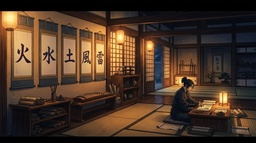
#> input picture src/assets/images/shinobi_character_creator_backdrop_1791702680560.jpg, 256 x 143 px, shrunk from 1376 x 768 before the run; its folder holds 2 pictures in this run
$ python blocks.py ../../../src/assets/images ../../../src/assets/images/shinobi_character_creator_backdrop_1791702680560.jpg ../../../src/assets/images/shinobi_character_creator_backdrop_1791702680560.jpg
#> lines starting #> are read from the running program, lines starting #| are printed output that depends on the picture; pictures that were not available may be replaced by others from this repository, and a replacement may not be noted
"""8x8 block colour difference (mean OKLab x100) of an 88 icon against his square box-reduced to 88.

usage: blocks.py <ref dir> <icon@2x.png> [id]
"""
import sys
import numpy as np
from PIL import Image

ref, icon = sys.argv[1], sys.argv[2]
jid = sys.argv[3] if len(sys.argv) > 3 else 'lightning_hound_raidon'


def oklab(a):
    a = a / 255.0
    l = np.where(a <= 0.04045, a / 12.92, ((a + 0.055) / 1.055) ** 2.4)
    R, G, B = l[..., 0], l[..., 1], l[..., 2]
    L_ = np.cbrt(0.4122214708 * R + 0.5363325363 * G + 0.0514459929 * B)
    M_ = np.cbrt(0.2119034982 * R + 0.6806995451 * G + 0.1073969566 * B)
    S_ = np.cbrt(0.0883024619 * R + 0.2817188376 * G + 0.6299787005 * B)
    return np.stack([0.2104542553 * L_ + 0.793617785 * M_ - 0.0040720468 * S_, 1.9779984951 * L_ - 2.428592205 * M_ + 0.4505937099 * S_, 0.0259040371 * L_ + 0.7827717662 * M_ - 0.808675766 * S_], -1)


def load(p):
    return np.asarray(Image.open(p).convert('RGB')).astype(float)
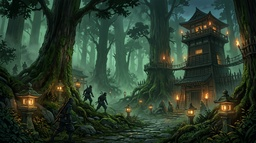
#> input picture src/assets/images/shinobi_campaign_forest_backdrop_1791702689788.jpg, 256 x 143 px, shrunk from 1376 x 768 before the run, given in place of shinobi_character_creator_backdrop_1791702680560.jpg.png, which was not available


def box(a, n):
    """area mean to n x n (exact coverage weights)."""
#> called with n = 88
    h, w = a.shape[:2]
#> h = 143; w = 256
    def wts(src, n):
#> called with src = 143, n = 88
        m = np.zeros((n, src))
        s = src / n
#> s = 1.62
        for i in range(n):
            x0, x1 = i * s, (i + 1) * s
            for j in range(int(np.floor(x0)), int(np.ceil(x1))):
                m[i, j] = min(x1, j + 1) - max(x0, j)
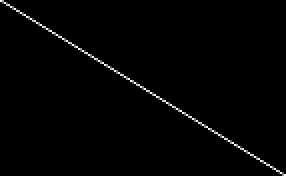
#> m: shape (88, 143) float64 (shown 2 times larger); min 0, max 1, mean 0.0114
        return m / m.sum(1, keepdims=True)
    Wy, Wx = wts(h, n), wts(w, n)
#> call 2 of wts, with src = 256, n = 88
#> after the loop in wts (call 2), `for i in range(n):`:
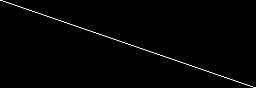
#> m: shape (88, 256) float64; min 0, max 1, mean 0.0114
    return np.einsum('yh,hwc,xw->yxc', Wy, a, Wx)
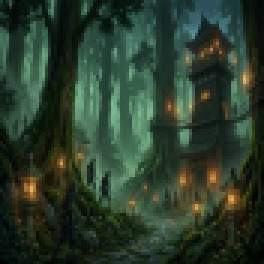
#> returned value: shape (88, 88, 3) float64 (shown 3 times larger); mean of channels 0, 1, 2 44, 61.7, 45.2; drawn as R, G, B


def blocks(a, b, k=8, rgbmean=False):
    n = a.shape[0] // k
    if rgbmean:
        A = oklab(a[:n * k, :n * k].reshape(n, k, n, k, 3).mean((1, 3)))
        B = oklab(b[:n * k, :n * k].reshape(n, k, n, k, 3).mean((1, 3)))
    else:
        A = oklab(a)[:n * k, :n * k].reshape(n, k, n, k, 3).mean((1, 3))
        B = oklab(b)[:n * k, :n * k].reshape(n, k, n, k, 3).mean((1, 3))
    d = np.linalg.norm(A - B, axis=-1) * 100
    dl = (A[..., 0] - B[..., 0]) * 100
    return d.mean(), dl


ours = load(icon)
hisSq = load(f'{ref}/{jid}.png')        # his pixels
sheet = load(f'{ref}/{jid}@sheet.png')  # the sheet's crop
H1 = box(hisSq, 88)
H2 = box(sheet, 88)
#> call 2 of box, with n = 88
#> in box (call 2), `return np.einsum('yh,hwc,xw->yxc', Wy, a, Wx)`:
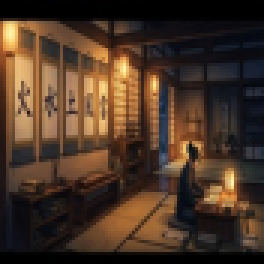
#> returned value: shape (88, 88, 3) float64 (shown 3 times larger); mean of channels 0, 1, 2 74.4, 53.8, 39; drawn with min black and max white
for name, H in (('his pixels box88', H1), ('sheet crop box88', H2)):
    for rm in (False, True):
#> (the run stopped early here; a loop or call above may not have finished)
